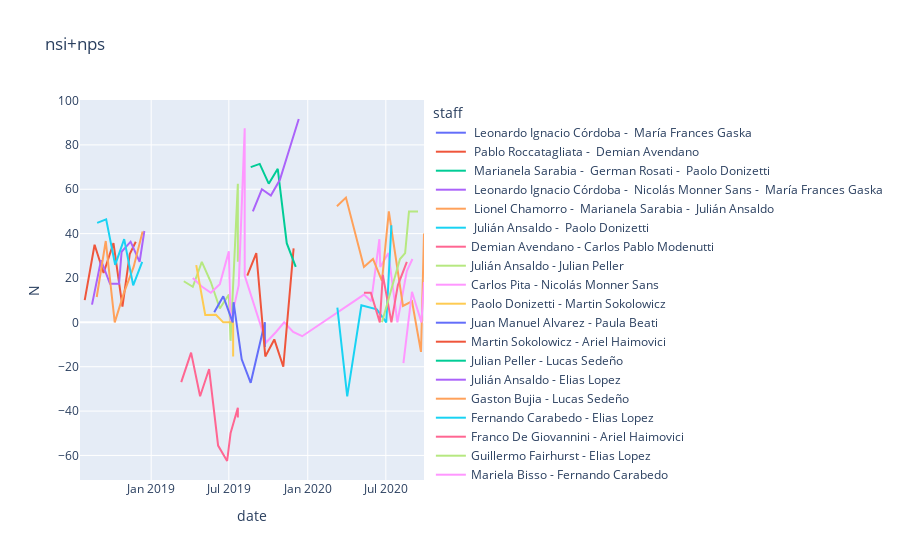

The code cell stored with this chart in its notebook:
### Code cell
fig = px.line(df, x='date', y="N",color='staff',title='nsi+nps')



fig.show()

### Figure 1 — Plotly figure (JSON) as saved in the notebook; plotly's stock layout.template omitted (floating-point values rounded to 4 significant figures)
{"data": [{"hoverlabel": {"namelength": 0}, "hovertemplate": "staff= Leonardo Ignacio Córdoba -  María Frances Gaska<br>date=%{x}<br>N=%{y}", "legendgroup": " Leonardo Ignacio Córdoba -  María Frances Gaska", "line": {"color": "#636efa", "dash": "solid"}, "mode": "lines", "name": " Leonardo Ignacio Córdoba -  María Frances Gaska", "showlegend": true, "type": "scatter", "x": ["2018-07-19"], "xaxis": "x", "y": [61.9], "yaxis": "y"}, {"hoverlabel": {"namelength": 0}, "hovertemplate": "staff= Pablo Roccatagliata -  Demian Avendano<br>date=%{x}<br>N=%{y}", "legendgroup": " Pablo Roccatagliata -  Demian Avendano", "line": {"color": "#EF553B", "dash": "solid"}, "mode": "lines", "name": " Pablo Roccatagliata -  Demian Avendano", "showlegend": true, "type": "scatter", "x": ["2018-07-30", "2018-08-22", "2018-09-12", "2018-10-05", "2018-10-26", "2018-11-12", "2018-11-26"], "xaxis": "x", "y": [10, 35, 22.22, 35.71, 7.14, 30.77, 36.36], "yaxis": "y"}, {"hoverlabel": {"namelength": 0}, "hovertemplate": "staff= Marianela Sarabia -  German Rosati -  Paolo Donizetti<br>date=%{x}<br>N=%{y}", "legendgroup": " Marianela Sarabia -  German Rosati -  Paolo Donizetti", "line": {"color": "#00cc96", "dash": "solid"}, "mode": "lines", "name": " Marianela Sarabia -  German Rosati -  Paolo Donizetti", "showlegend": true, "type": "scatter", "x": ["2018-07-31"], "xaxis": "x", "y": [26.32], "yaxis": "y"}, {"hoverlabel": {"namelength": 0}, "hovertemplate": "staff= Leonardo Ignacio Córdoba -  Nicolás Monner Sans -  María Frances Gaska<br>date=%{x}<br>N=%{y}", "legendgroup": " Leonardo Ignacio Córdoba -  Nicolás Monner Sans -  María Frances Gaska", "line": {"color": "#ab63fa", "dash": "solid"}, "mode": "lines", "name": " Leonardo Ignacio Córdoba -  Nicolás Monner Sans -  María Frances Gaska", "showlegend": true, "type": "scatter", "x": ["2018-08-16", "2018-09-06", "2018-09-27", "2018-10-18", "2018-10-24", "2018-11-14", "2018-12-05", "2018-12-16"], "xaxis": "x", "y": [8, 28, 17.39, 17.39, 31.82, 36.36, 27.27, 41.18], "yaxis": "y"}, {"hoverlabel": {"namelength": 0}, "hovertemplate": "staff= Lionel Chamorro -  Marianela Sarabia -  Julián Ansaldo<br>date=%{x}<br>N=%{y}", "legendgroup": " Lionel Chamorro -  Marianela Sarabia -  Julián Ansaldo", "line": {"color": "#FFA15A", "dash": "solid"}, "mode": "lines", "name": " Lionel Chamorro -  Marianela Sarabia -  Julián Ansaldo", "showlegend": true, "type": "scatter", "x": ["2018-08-27", "2018-09-17", "2018-10-08", "2018-10-29", "2018-11-21", "2018-12-12"], "xaxis": "x", "y": [11.43, 36.67, 0, 13.04, 25, 40.91], "yaxis": "y"}, {"hoverlabel": {"namelength": 0}, "hovertemplate": "staff= Julián Ansaldo -  Paolo Donizetti<br>date=%{x}<br>N=%{y}", "legendgroup": " Julián Ansaldo -  Paolo Donizetti", "line": {"color": "#19d3f3", "dash": "solid"}, "mode": "lines", "name": " Julián Ansaldo -  Paolo Donizetti", "showlegend": true, "type": "scatter", "x": ["2018-08-28", "2018-09-18", "2018-10-09", "2018-10-30", "2018-11-20", "2018-12-11"], "xaxis": "x", "y": [44.83, 46.43, 25.93, 37.5, 16.67, 27.27], "yaxis": "y"}, {"hoverlabel": {"namelength": 0}, "hovertemplate": "staff=Demian Avendano - Carlos Pablo Modenutti<br>date=%{x}<br>N=%{y}", "legendgroup": "Demian Avendano - Carlos Pablo Modenutti", "line": {"color": "#FF6692", "dash": "solid"}, "mode": "lines", "name": "Demian Avendano - Carlos Pablo Modenutti", "showlegend": true, "type": "scatter", "x": ["2019-03-12", "2019-04-04", "2019-04-25", "2019-05-16", "2019-06-06", "2019-06-27", "2019-07-05", "2019-07-22", "2019-07-22"], "xaxis": "x", "y": [-26.92, -13.64, -33.33, -21.05, -55.56, -62.5, -50, -38.46, -42.86], "yaxis": "y"}, {"hoverlabel": {"namelength": 0}, "hovertemplate": "staff=Julián Ansaldo - Julian Peller<br>date=%{x}<br>N=%{y}", "legendgroup": "Julián Ansaldo - Julian Peller", "line": {"color": "#B6E880", "dash": "solid"}, "mode": "lines", "name": "Julián Ansaldo - Julian Peller", "showlegend": true, "type": "scatter", "x": ["2019-03-18", "2019-04-08", "2019-04-29", "2019-05-20", "2019-06-10", "2019-07-01", "2019-07-05", "2019-07-22", "2019-07-22", "2019-07-22"], "xaxis": "x", "y": [18.52, 16, 27.27, 18.18, 6.25, 12.5, -8.33, 62.5, 28.57, 27.27], "yaxis": "y"}, {"hoverlabel": {"namelength": 0}, "hovertemplate": "staff=Carlos Pita - Nicolás Monner Sans<br>date=%{x}<br>N=%{y}", "legendgroup": "Carlos Pita - Nicolás Monner Sans", "line": {"color": "#FF97FF", "dash": "solid"}, "mode": "lines", "name": "Carlos Pita - Nicolás Monner Sans", "showlegend": true, "type": "scatter", "x": ["2019-04-08", "2019-04-29", "2019-05-20", "2019-06-10", "2019-07-01", "2019-07-05", "2019-07-24", "2019-08-07", "2019-08-07", "2019-09-26", "2019-10-19", "2019-11-07", "2019-11-28", "2019-12-19", "2020-05-11", "2020-05-28", "2020-06-16", "2020-06-18", "2020-07-07", "2020-07-28", "2020-08-19", "2020-09-01"], "xaxis": "x", "y": [20, 16.13, 13.33, 17.24, 32, 0, 16.67, 87.5, 21.05, -9.09, -4.35, 0, -4.35, -6.25, 12.5, 9.52, 37.5, 25, 31.25, 0, 23.08, 28.57], "yaxis": "y"}, {"hoverlabel": {"namelength": 0}, "hovertemplate": "staff=Paolo Donizetti - Martin Sokolowicz<br>date=%{x}<br>N=%{y}", "legendgroup": "Paolo Donizetti - Martin Sokolowicz", "line": {"color": "#FECB52", "dash": "solid"}, "mode": "lines", "name": "Paolo Donizetti - Martin Sokolowicz", "showlegend": true, "type": "scatter", "x": ["2019-04-16", "2019-05-07", "2019-06-01", "2019-06-18", "2019-07-11", "2019-07-11"], "xaxis": "x", "y": [25.81, 3.33, 3.45, 0, 0, -15.38], "yaxis": "y"}, {"hoverlabel": {"namelength": 0}, "hovertemplate": "staff=Juan Manuel Alvarez - Paula Beati<br>date=%{x}<br>N=%{y}", "legendgroup": "Juan Manuel Alvarez - Paula Beati", "line": {"color": "#636efa", "dash": "solid"}, "mode": "lines", "name": "Juan Manuel Alvarez - Paula Beati", "showlegend": true, "type": "scatter", "x": ["2019-05-28", "2019-06-18", "2019-07-10", "2019-07-12", "2019-07-31", "2019-08-21", "2019-09-23", "2019-09-23"], "xaxis": "x", "y": [4.55, 11.76, 0, 9.09, -16.67, -27.27, 0, -11.11], "yaxis": "y"}, {"hoverlabel": {"namelength": 0}, "hovertemplate": "staff=Martin Sokolowicz - Ariel Haimovici<br>date=%{x}<br>N=%{y}", "legendgroup": "Martin Sokolowicz - Ariel Haimovici", "line": {"color": "#EF553B", "dash": "solid"}, "mode": "lines", "name": "Martin Sokolowicz - Ariel Haimovici", "showlegend": true, "type": "scatter", "x": ["2019-08-13", "2019-09-03", "2019-09-24", "2019-10-15", "2019-11-05", "2019-11-29"], "xaxis": "x", "y": [21.05, 31.25, -15.38, -7.69, -20, 33.33], "yaxis": "y"}, {"hoverlabel": {"namelength": 0}, "hovertemplate": "staff=Julian Peller - Lucas Sedeño<br>date=%{x}<br>N=%{y}", "legendgroup": "Julian Peller - Lucas Sedeño", "line": {"color": "#00cc96", "dash": "solid"}, "mode": "lines", "name": "Julian Peller - Lucas Sedeño", "showlegend": true, "type": "scatter", "x": ["2019-08-21", "2019-09-11", "2019-10-02", "2019-10-23", "2019-11-13", "2019-12-04"], "xaxis": "x", "y": [70, 71.43, 62.5, 69.23, 35.71, 25], "yaxis": "y"}, {"hoverlabel": {"namelength": 0}, "hovertemplate": "staff=Julián Ansaldo - Elias Lopez<br>date=%{x}<br>N=%{y}", "legendgroup": "Julián Ansaldo - Elias Lopez", "line": {"color": "#ab63fa", "dash": "solid"}, "mode": "lines", "name": "Julián Ansaldo - Elias Lopez", "showlegend": true, "type": "scatter", "x": ["2019-08-26", "2019-09-16", "2019-10-07", "2019-10-28", "2019-11-20", "2019-12-11"], "xaxis": "x", "y": [50, 60, 57.14, 64.29, 78.57, 91.67], "yaxis": "y"}, {"hoverlabel": {"namelength": 0}, "hovertemplate": "staff=Gaston Bujia - Lucas Sedeño<br>date=%{x}<br>N=%{y}", "legendgroup": "Gaston Bujia - Lucas Sedeño", "line": {"color": "#FFA15A", "dash": "solid"}, "mode": "lines", "name": "Gaston Bujia - Lucas Sedeño", "showlegend": true, "type": "scatter", "x": ["2020-03-09", "2020-03-30", "2020-05-11", "2020-06-01", "2020-06-22", "2020-07-08", "2020-08-10", "2020-08-31", "2020-09-21", "2020-09-28"], "xaxis": "x", "y": [52.38, 56.25, 25, 28.57, 18.75, 50, 7.41, 9.52, -13.33, 40], "yaxis": "y"}, {"hoverlabel": {"namelength": 0}, "hovertemplate": "staff=Fernando Carabedo - Elias Lopez<br>date=%{x}<br>N=%{y}", "legendgroup": "Fernando Carabedo - Elias Lopez", "line": {"color": "#19d3f3", "dash": "solid"}, "mode": "lines", "name": "Fernando Carabedo - Elias Lopez", "showlegend": true, "type": "scatter", "x": ["2020-03-10", "2020-04-02", "2020-05-05", "2020-06-10", "2020-07-02", "2020-07-14"], "xaxis": "x", "y": [6.67, -33.33, 7.69, 5.88, 0, 43.75], "yaxis": "y"}, {"hoverlabel": {"namelength": 0}, "hovertemplate": "staff=Franco De Giovannini - Ariel Haimovici<br>date=%{x}<br>N=%{y}", "legendgroup": "Franco De Giovannini - Ariel Haimovici", "line": {"color": "#FF6692", "dash": "solid"}, "mode": "lines", "name": "Franco De Giovannini - Ariel Haimovici", "showlegend": true, "type": "scatter", "x": ["2020-05-11", "2020-05-27", "2020-06-17", "2020-06-24", "2020-07-14", "2020-07-29", "2020-08-19"], "xaxis": "x", "y": [13.33, 13.33, 0, 21.43, 0, 16.67, 27.27], "yaxis": "y"}, {"hoverlabel": {"namelength": 0}, "hovertemplate": "staff=Guillermo Fairhurst - Elias Lopez<br>date=%{x}<br>N=%{y}", "legendgroup": "Guillermo Fairhurst - Elias Lopez", "line": {"color": "#B6E880", "dash": "solid"}, "mode": "lines", "name": "Guillermo Fairhurst - Elias Lopez", "showlegend": true, "type": "scatter", "x": ["2020-06-22", "2020-07-14", "2020-08-03", "2020-08-15", "2020-08-24", "2020-09-14"], "xaxis": "x", "y": [0, 15.38, 28.57, 31.25, 50, 50], "yaxis": "y"}, {"hoverlabel": {"namelength": 0}, "hovertemplate": "staff=Mariela Bisso - Fernando Carabedo<br>date=%{x}<br>N=%{y}", "legendgroup": "Mariela Bisso - Fernando Carabedo", "line": {"color": "#FF97FF", "dash": "solid"}, "mode": "lines", "name": "Mariela Bisso - Fernando Carabedo", "showlegend": true, "type": "scatter", "x": ["2020-08-11", "2020-08-31", "2020-09-22", "2020-09-28"], "xaxis": "x", "y": [-18.42, 13.79, 0, 18.18], "yaxis": "y"}, {"hoverlabel": {"namelength": 0}, "hovertemplate": "staff=Diego Battocchio - Carlos Pita<br>date=%{x}<br>N=%{y}", "legendgroup": "Diego Battocchio - Carlos Pita", "line": {"color": "#FECB52", "dash": "solid"}, "mode": "lines", "name": "Diego Battocchio - Carlos Pita", "showlegend": true, "type": "scatter", "x": ["2020-09-15"], "xaxis": "x", "y": [18.52], "yaxis": "y"}], "layout": {"autosize": true, "legend": {"title": {"text": "staff"}, "tracegroupgap": 0}, "title": {"text": "nsi+nps"}, "xaxis": {"anchor": "y", "autorange": true, "domain": [0, 1], "range": ["2018-07-19", "2020-09-28"], "title": {"text": "date"}, "type": "date"}, "yaxis": {"anchor": "x", "autorange": true, "domain": [0, 1], "range": [-71.06, 100.2], "title": {"text": "N"}, "type": "linear"}}}
